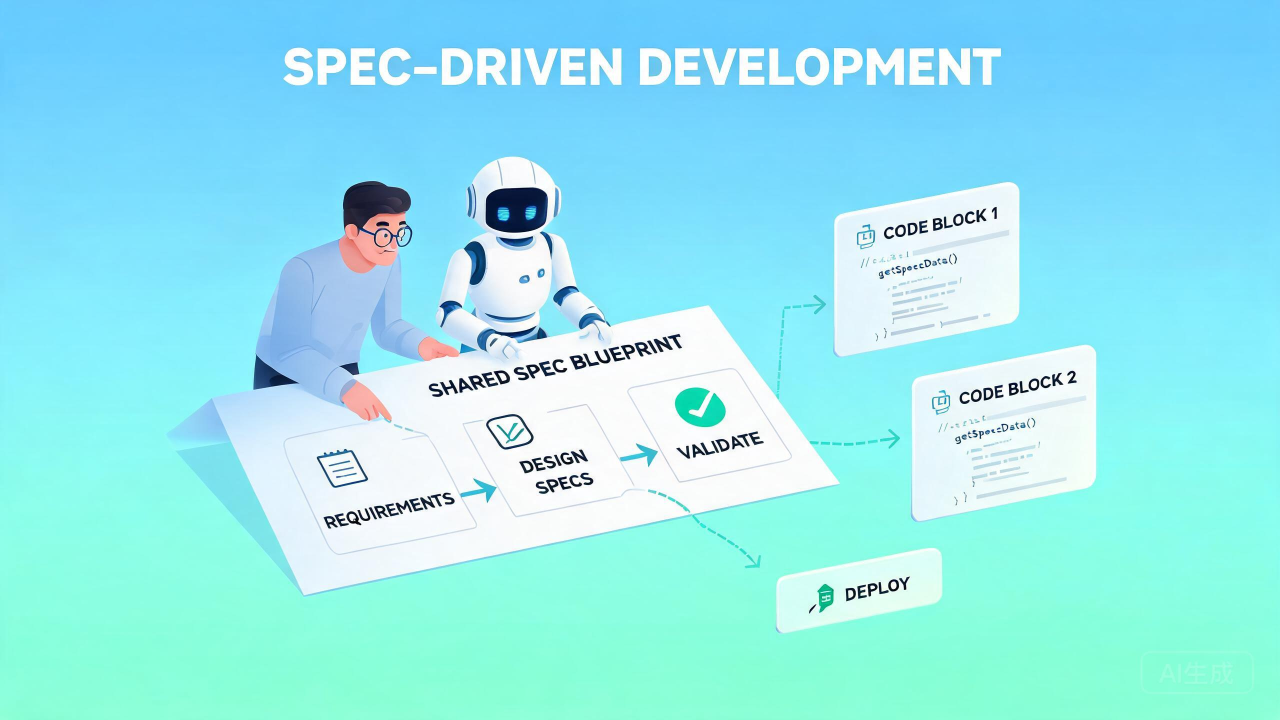
#> input picture 自媒体/微信公众号/探小虎/images/01-spec-driven-workflow.jpg, 2560 x 1440 px (shown at 1/2 size); its folder holds 2 pictures in this run
$ python preprocess.py -i '../../自媒体/微信公众号/探小虎/images' -o out.png
#> lines starting #> are read from the running program, lines starting #| are printed output that depends on the picture
#!/usr/bin/env python3
"""
CyberLoRA 图片预处理脚本
功能：将任意尺寸照片统一处理为 1024×1024，用于 LoRA 训练
用法：python preprocess.py --input ./raw_photos --output ./train_data/100_cyberboy
"""

import os
import argparse
from PIL import Image


def preprocess_image(input_path, output_path, target_size=1024, quality=95):
    """等比缩放 + 居中裁剪到 target_size × target_size"""
#> called with output_path = 'out.png/img_001.jpg', target_size = 1024, quality = 95
    img = Image.open(input_path).convert('RGB')
#> img is the input picture: PIL image 2560x1440 RGB; mean R, G, B 148.9, 232.5, 239.8
    w, h = img.size
#> w = 2560; h = 1440

    # 等比缩放：短边对齐 target_size
    scale = target_size / min(w, h)
#> scale = 0.711
    new_w, new_h = int(w * scale), int(h * scale)
#> new_w = 1820; new_h = 1024
    img = img.resize((new_w, new_h), Image.LANCZOS)
#> img: PIL image 1820x1024 RGB

    # 居中裁剪
    left = (new_w - target_size) // 2
#> left = 398
    top = (new_h - target_size) // 2
#> top = 0
    img = img.crop((left, top, left + target_size, top + target_size))
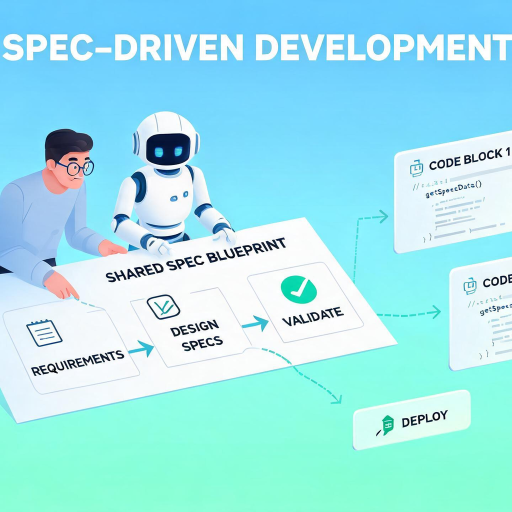
#> img: PIL image 1024x1024 RGB (shown at 1/2 size); mean R, G, B 160.7, 230.3, 237.6

    img.save(output_path, quality=quality)
    return True


def main():
    parser = argparse.ArgumentParser(description='CyberLoRA 图片预处理')
    parser.add_argument('--input', '-i', required=True, help='原始图片目录')
    parser.add_argument('--output', '-o', required=True, help='输出目录')
    parser.add_argument('--size', '-s', type=int, default=1024, help='目标尺寸 (默认 1024)')
    parser.add_argument('--quality', '-q', type=int, default=95, help='JPEG 质量 (默认 95)')
    args = parser.parse_args()

    os.makedirs(args.output, exist_ok=True)

    valid_ext = {'.jpg', '.jpeg', '.png', '.webp', '.bmp'}
    files = [f for f in os.listdir(args.input)
             if os.path.splitext(f)[1].lower() in valid_ext]

    if not files:
        print(f'❌ {args.input} 中没有找到图片文件')
        return

    success, skipped = 0, 0
    for i, fname in enumerate(sorted(files), 1):
        in_path = os.path.join(args.input, fname)
        out_name = f'img_{i:03d}.jpg'
        out_path = os.path.join(args.output, out_name)

        try:
            preprocess_image(in_path, out_path, args.size, args.quality)
            success += 1
            print(f'  [{i}/{len(files)}] ✅ {fname} → {out_name}')
        except Exception as e:
            skipped += 1
            print(f'  [{i}/{len(files)}] ⚠️ 跳过 {fname}: {e}')
#> pass 2 of the loop in main, `for i, fname in enumerate(sorted(files), 1):`:
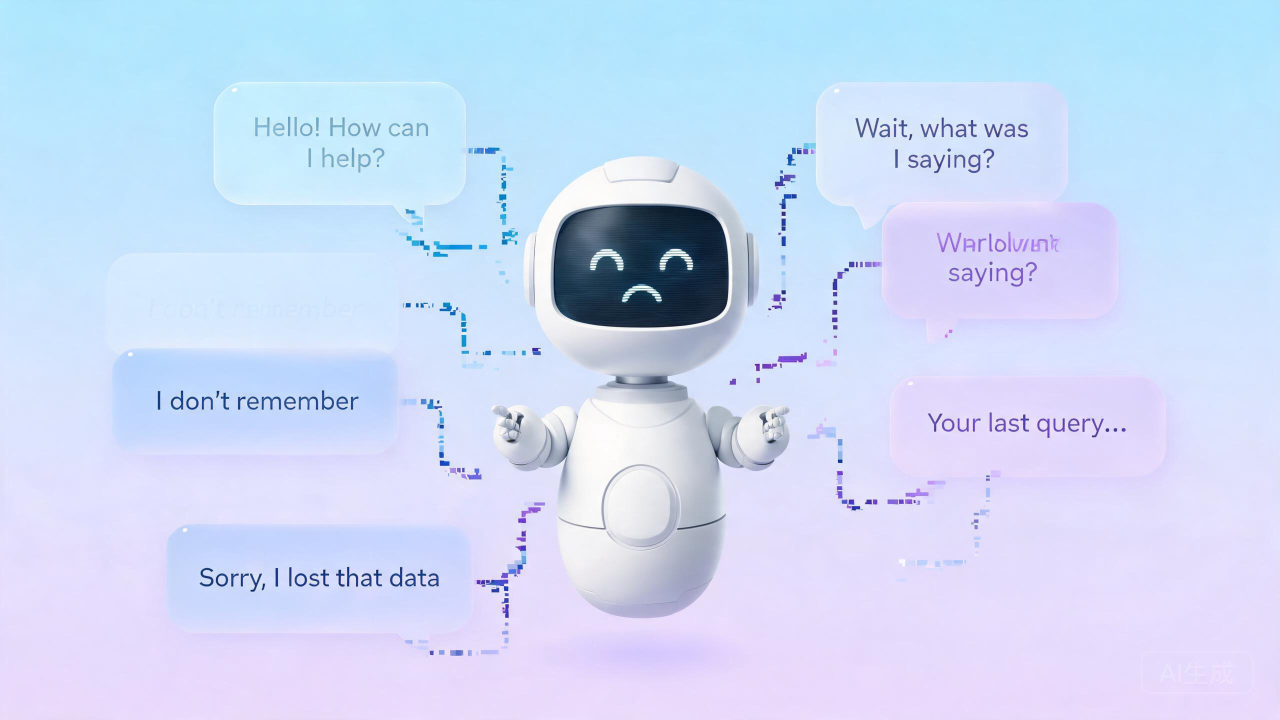
#> input picture 自媒体/微信公众号/探小虎/images/02-forgetful-ai.jpg, 2560 x 1440 px (shown at 1/2 size)
#> in preprocess_image, img is the input picture: PIL image 2560x1440 RGB; mean R, G, B 204.6, 218.2, 246.2
#> in preprocess_image (call 2), `img = img.crop((left, top, left + target_size, top + target_size))`:
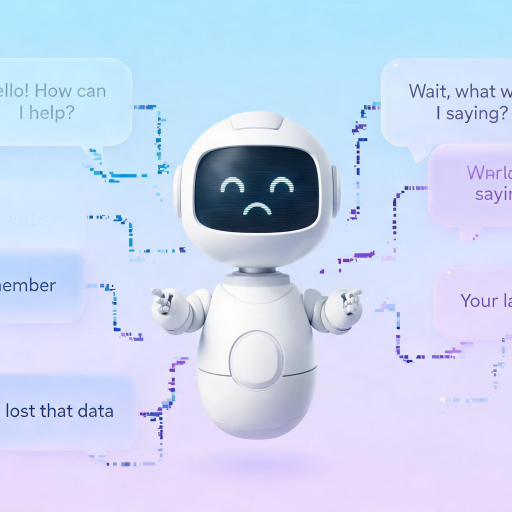
#> img: PIL image 1024x1024 RGB (shown at 1/2 size); mean R, G, B 201.1, 214.2, 241

    print(f'\n✅ 处理完成: {success} 张成功, {skipped} 张跳过')
    print(f'📁 输出目录: {os.path.abspath(args.output)}')


if __name__ == '__main__':
    main()
